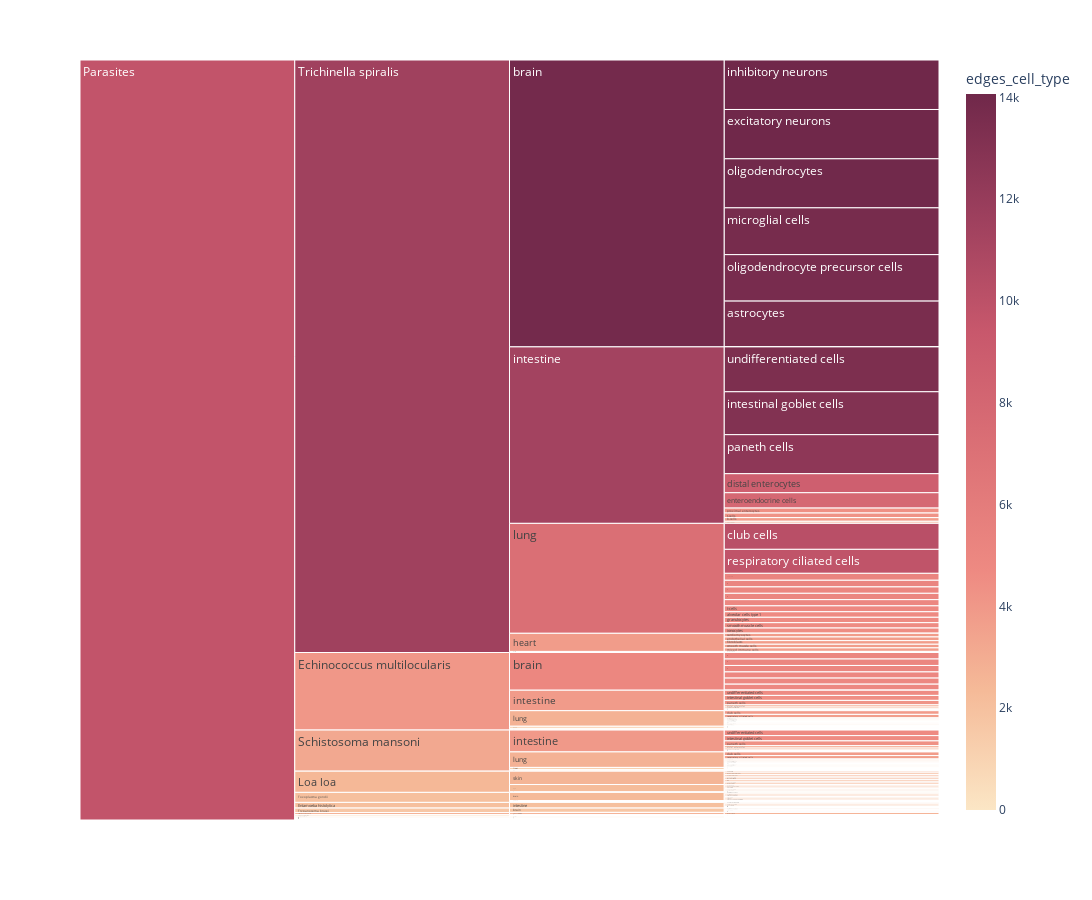

The cell this chart's notebook holds for it:
### Code cell
fig = px.icicle(tissue_df, path=[px.Constant("Parasites"), 'taxid1_label', 'Tissue', 'Cell type'], values='edges_cell_type',
                  color='edges_cell_type', hover_data=['edges_tissue', 'edges_cell_type', 'taxid1', 'taxid1_label', 'pTPM'],
                  color_continuous_scale='Burgyl', height=900, width=1200, maxdepth=-1)
fig.show()

### Figure 1 — Plotly figure (JSON) as saved in the notebook; plotly's stock layout.template omitted (floating-point values rounded to 4 significant figures; data arrays with more than 128 entries replaced by an {"elided": "..."} marker saying what was removed)
{"data": [{"branchvalues": "total", "customdata": {"elided": "452x6 mixed values"}, "domain": {"x": [0, 1], "y": [0, 1]}, "hovertemplate": "labels=%{label}<br>edges_cell_type_sum=%{value}<br>parent=%{parent}<br>id=%{id}<br>edges_tissue=%{customdata[0]}<br>edges_cell_type=%{color}<br>taxid1=%{customdata[2]}<br>taxid1_label=%{customdata[3]}<br>pTPM=%{customdata[4]}<extra></extra>", "ids": {"elided": "452 str values"}, "labels": {"elided": "452 str values"}, "marker": {"coloraxis": "coloraxis", "colors": {"elided": "452 float values"}}, "maxdepth": -1, "name": "", "parents": {"elided": "452 str values"}, "type": "icicle", "values": {"elided": "452 int values"}}], "layout": {"coloraxis": {"colorbar": {"title": {"text": "edges_cell_type"}}, "colorscale": [[0, "rgb(251, 230, 197)"], [0.1667, "rgb(245, 186, 152)"], [0.3333, "rgb(238, 138, 130)"], [0.5, "rgb(220, 113, 118)"], [0.6667, "rgb(200, 88, 108)"], [0.8333, "rgb(156, 63, 93)"], [1, "rgb(112, 40, 74)"]]}, "height": 900, "legend": {"tracegroupgap": 0}, "margin": {"t": 60}, "width": 1200}}
